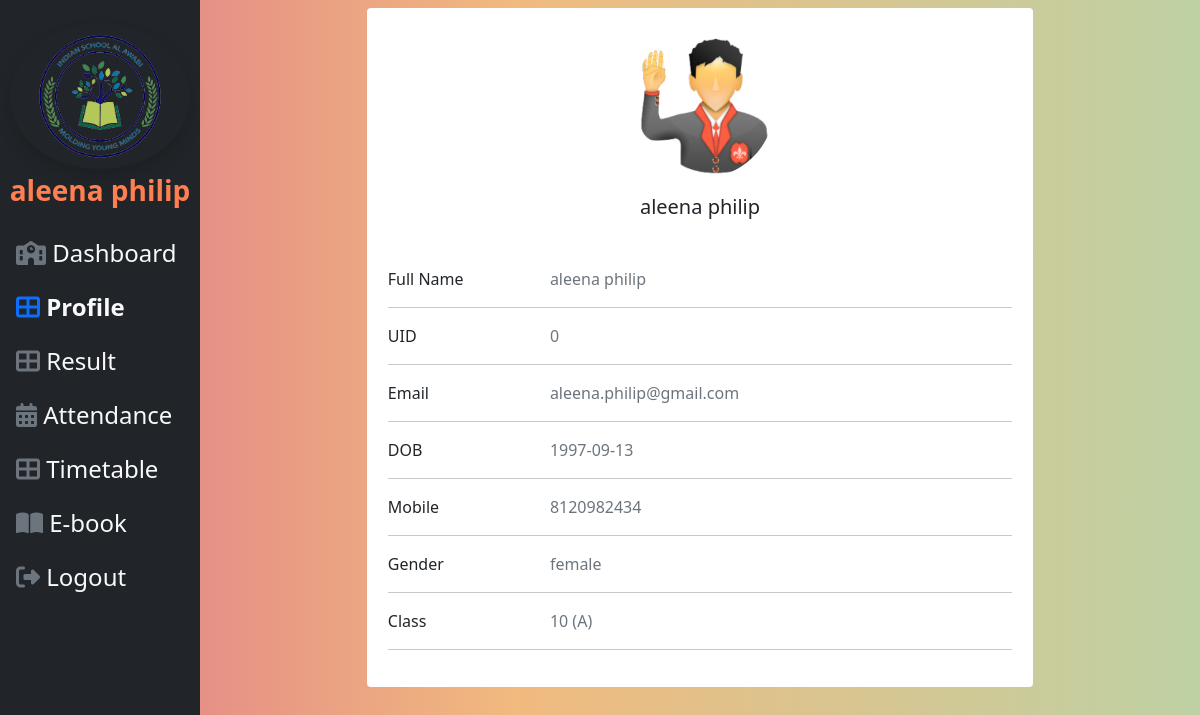
/student_profile.php (signed in), run on the app's committed database.
### tables this page shows
CREATE TABLE `student` (
  `sid` int(11) NOT NULL,
  `uid` int(11) NOT NULL,
  `sname` char(100) NOT NULL,
  `email` varchar(100) NOT NULL,
  `sclass` int(11) NOT NULL,
  `password` varchar(100) NOT NULL,
  `clid` int(11) NOT NULL,
  `section` varchar(1) NOT NULL,
  `mno` bigint(8) NOT NULL,
  `gender` varchar(255) NOT NULL,
  `dob` date NOT NULL
);

### student_profile.php (the view, shortened to what this page needs)
<?php
include 'dbcon.php';
?>
<!DOCTYPE html>
<html lang="en">
<head>
    <link href="https://cdn.jsdelivr.net/npm/bootstrap@5.0.2/dist/css/bootstrap.min.css" rel="stylesheet">
    <link rel="stylesheet" href="profile.css"></link>
</head>
<body>
<div class="container-fluid">
    <div class="row min-vh-100 flex-column flex-md-row">
      <div class="col-12 col-md-3 col-xl-2 p-0 bg-dark ">
        <nav class="navbar navbar-expand-md navbar-dark bd-dark flex-md-column flex-row  py-2  sticky-top " id="sidebar">
          <div class="text-center p-3">
            <img src="images/school_logo.png" alt="profile picture" class="img-fluid rounded-circle d-none d-md-block shadow "  />
           <a href="#" class="navbar-brand mx-0 fw-bolder fs-3 text-nowrap"  style="color:coral" > <?php  echo  $_SESSION['username'] ?> </a>
          </div>
          <div class="collapse navbar-collapse order-last align-self-start" id="nav">
          <ul class="nav flex-column mb-0">
  <li class="nav-item  ">
    <a href="homepg.php" class="nav-link text-light bg-dark  fs-4" >
        <i class="fas fa-school mr-3 text-secondary" ></i>
        Dashboard
    </a>
  </li>
  <li class="nav-item  ">
    <a href="student_profile.php" class="nav-link text-light bg-dark fw-bold fs-4" >
        <i class="fas fa-th-large mr-3 text-primary"></i>
        Profile
    </a>
  </li>
  <li class="nav-item  ">
    <a   href="find_result.php" target="_blank"  class="nav-link text-light bg-dark  fs-4" >
        <i class="fas fa-th-large mr-3 text-secondary "></i>
        Result
    </a>
  </li>
  <li class="nav-item">
    <a href="student_attendance.php" class="nav-link text-light bg-dark  fs-4" >
        <i class="fas fa-calendar-alt mr-3 text-secondary "></i>
        Attendance
    </a>
  </li>
  <li class="nav-item  ">
    <a href="timetable.php" class="nav-link text-light bg-dark  fs-4" >
        <i class="fas fa-th-large mr-3 text-secondary "></i>
        Timetable
    </a>
  </li>
  <li class="nav-item  ">
    <a href="ebookshow.php" class="nav-link text-light bg-dark  fs-4 " >
        <i class="fas fa-book-open mr-3 text-secondary"></i>
        E-book
    </a>
  </li>
  <li class="nav-item  ">
    <a href="logout.php" class="nav-link text-light bg-dark  fs-4" >
        <i class="fas fa-sign-out-alt mr-3 text-secondary"></i>
        Logout
    </a>
  </li>
</ul>
          </div>
        </nav>
</div>
<?php
$profile=$_SESSION['username'];
$sql="SELECT * FROM student where sname='$profile'";
$result=mysqli_query($con,$sql);
?>
<?php
while($rows=mysqli_fetch_array($result)){
?>
  <main class="col px-0 flex-grow-1">
 <section>
  <div class="container  mt-2">
    <div class="row">
      <div class="col-lg-12">
        <div class="card mb-4">
        <div class="card-body text-center">
            <img src="images/att.png" alt="avatar" class="rounded-circle img-fluid" style="width: 150px;">
            <h5 class="my-3"><?php  echo  $_SESSION['username'] ?></h5>
          </div>
          <div class="card-body">
            <div class="row">
              <div class="col-sm-3">
                <p class="mb-0">Full Name</p>
              </div>
              <div class="col-sm-9">
                <p class="text-muted mb-0"><?php echo $rows['sname']; ?></p>
              </div>
            </div>
            <hr>
            <div class="row">
              <div class="col-sm-3">
                <p class="mb-0">UID</p>
              </div>
              <div class="col-sm-9">
                <p class="text-muted mb-0"><?php echo $rows['uid']; ?></p>
              </div>
            </div>
            <hr>
            <div class="row">
              <div class="col-sm-3">
                <p class="mb-0">Email</p>
              </div>
              <div class="col-sm-9">
                <p class="text-muted mb-0"><?php echo $rows['email']; ?></p>
              </div>
            </div>
            <hr>
            <div class="row">
              <div class="col-sm-3">
                <p class="mb-0">DOB</p>
              </div>
              <div class="col-sm-9">
                <p class="text-muted mb-0"><?php echo $rows['dob']; ?></p>
              </div>
            </div>
            <hr>
            <div class="row">
              <div class="col-sm-3">
                <p class="mb-0">Mobile</p>
              </div>
              <div class="col-sm-9">
                <p class="text-muted mb-0"><?php echo $rows['mno']; ?></p>
              </div>
            </div>
            <hr>
            <div class="row">
              <div class="col-sm-3">
                <p class="mb-0">Gender</p>
              </div>
              <div class="col-sm-9">
                <p class="text-muted mb-0"><?php echo $rows['gender']; ?></p>
              </div>
            </div>
            <hr>
            <div class="row">
              <div class="col-sm-3">
                <p class="mb-0">Class</p>
              </div>
              <div class="col-sm-9">
                <p class="text-muted mb-0"><?php echo $rows['sclass']; ?> (<?php echo $rows['section']; ?>)</p>
              </div>
            </div>
            <hr>
          </div>
        </div>
        </div>
      </div>
    </div>
  </div>
<?php
}
?>
    </div>
</body>
</html>

### student_profile.php (style rules this page uses)
body { background: rgb(223,118,138); background: linear-gradient(90deg, rgba(223,118,138,1) 0%, rgba(235,157,73,0.7063200280112045) 43%, rgba(190,209,163,1) 100%); min-height: 100vh; overflow-x: hidden; }
.card { margin: auto; width: 70%; border: 1px ; padding: 5px; }
.nav-item::after { content: ''; display: block; width: 0px; height: 2px; background: #fec400; transition: 0.4s }

### data on the page
student: sname "aleena philip", uid "0", email "aleena.philip@gmail.com", dob "1997-09-13", mno "8120982434", gender "female", sclass "10", section "A"

### other printed values
$_SESSION['username'] "aleena philip"
